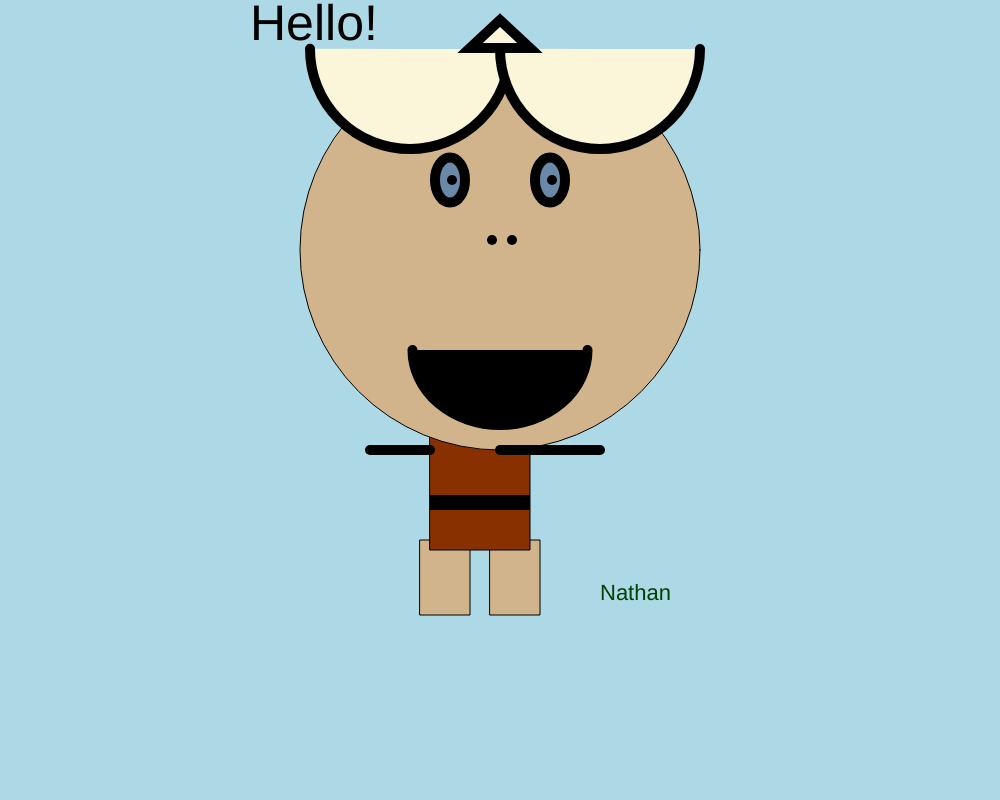
Frame 1 (no input)
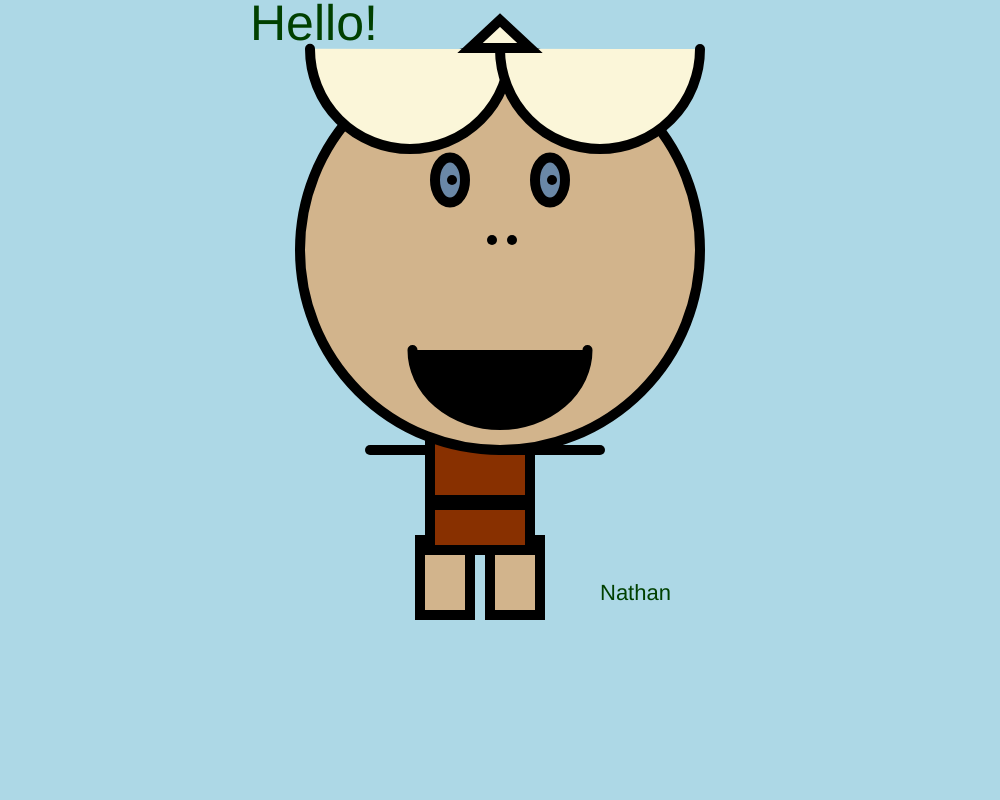
Frame 60 (no input)
Frame 120 (the mouse pressed at the canvas centre since frame 60): identical to frame 60, image omitted

The p5.js sketch that drew these frames (run headless with seeded random() and noise() and a simulated clock; from frame 60 on, the mouse is pressed at the canvas centre):

// p5.js sketch
// ── sketch.js
function setup()
{
    createCanvas(1000, 800);
}

function draw()
{
    background(173,216,230);
    textSize(50)
    text("Hello!", 250,40);
  
    //right leg
    fill(210, 180, 140);
    rect(420,540,50,75);
   
    //left leg
    fill(210, 180, 140)
    rect(490,540,50,75);
  
    // body
    fill(136, 48, 0);
    rect(430,400,100,150);
  
    // head
    fill(210, 180, 140);
    circle(500,250,400);
   
    // nose
    strokeWeight(10);
    fill(106,136,167);
    point(492,240);
    point(512,240);
    
    // mouth
    fill(106,136,167);
    ellipse(550, 180, 30, 45);
    ellipse(450, 180, 30, 45);
    
    //Iris
    fill(0);
    point(452, 180);
    point(552, 180);

    // mouth
    fill ((255, 0, 0));
    arc(500,350,175,150, 0, PI);
  
    // arms
    line(430,450,370,450);
    line(600,450,500,450);
  
    //hair
    fill(251, 246, 217);
    arc(410,49,200,200, 0, -3.14);
    arc(600,49,200,200, 0, -3.14);
    triangle(470,48,530,48,500,20);
    
    // decoration
    fill(10, 24, 120);
    rect(435,500,90,5);
    
    fill(0, 64, 0);
    textSize(22);
    text("Nathan",600,600 );
}
// ── test.html
<html>
<head> Self Portrait
<script src="p5.min.js"></script>
<script src="sketch.js"></script>
</head>
<body></body>

</html>
